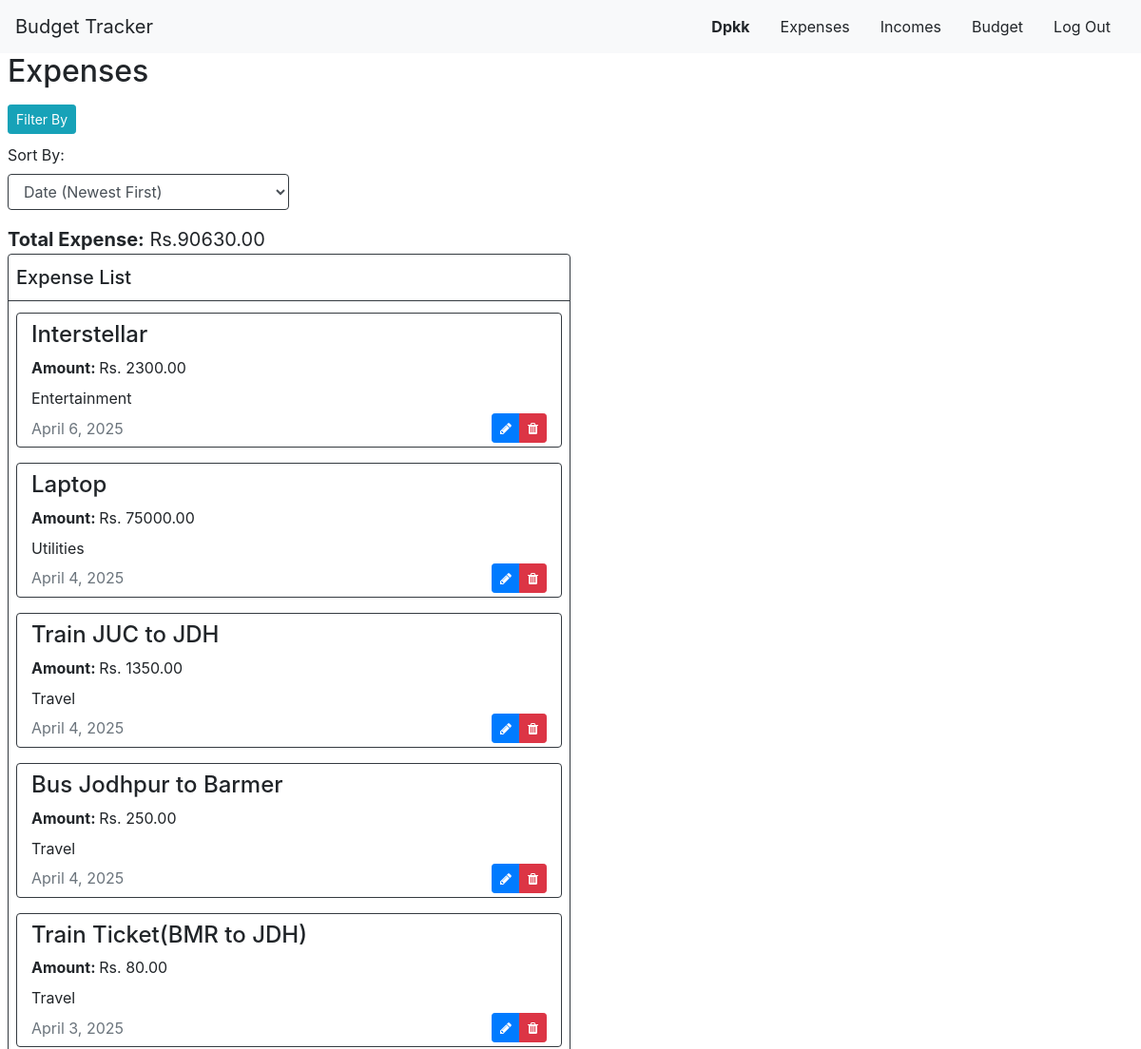
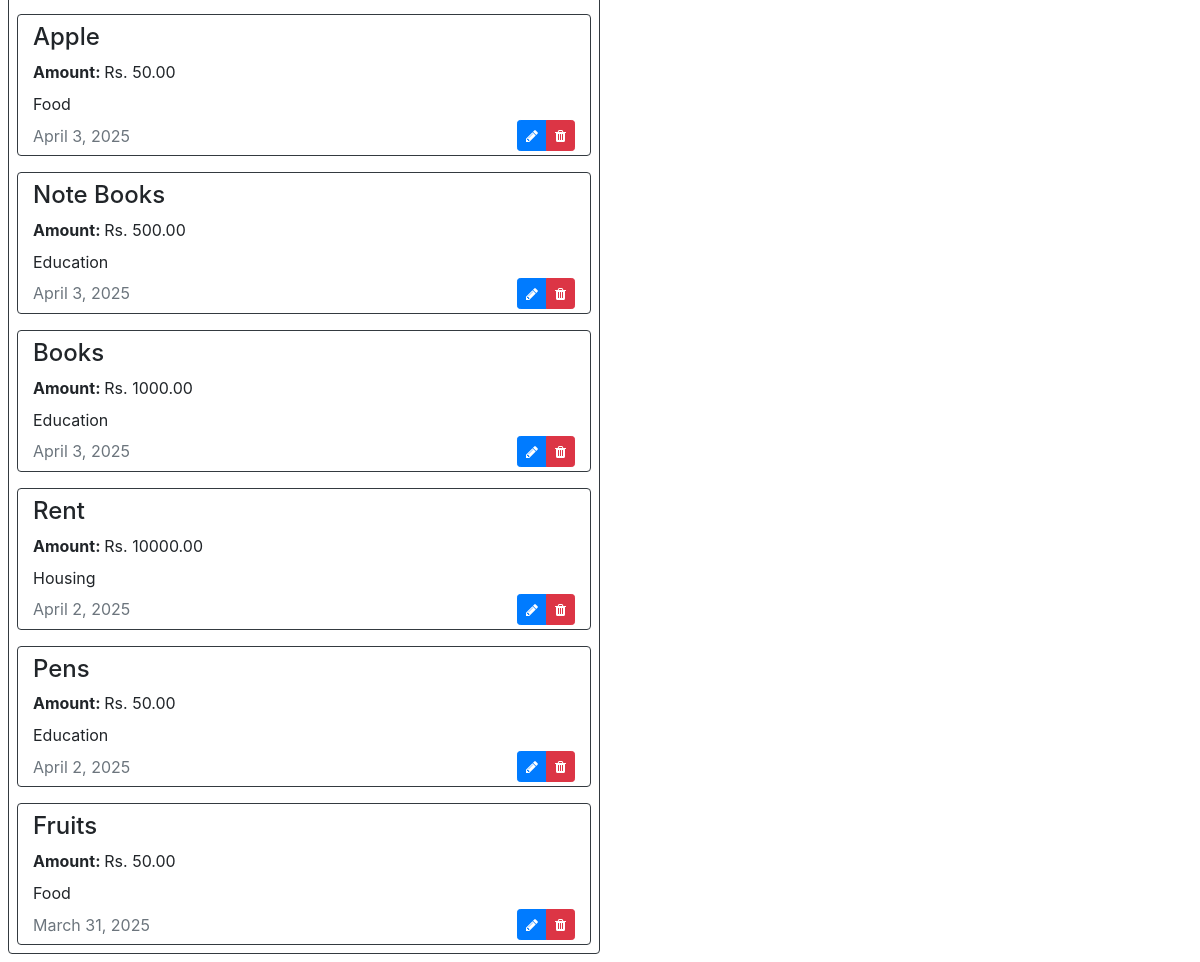
The page /expense (signed in) on the database its author committed (2 pictures, top to bottom).
### expense/models.py (models this page shows, shortened)
class User(AbstractUser):
    pass

class Expense(models.Model):
    user = models.ForeignKey(User, related_name="expenses", on_delete=models.CASCADE)
    name = models.CharField(max_length=100)
    amount = models.DecimalField(max_digits=10, decimal_places=2)
    date = models.DateField()
    category = models.ForeignKey(Category, related_name="expenses", on_delete=models.CASCADE, blank=True, null=True)
    time = models.TimeField(auto_now_add=True)

class Category(models.Model):
    title = models.CharField(max_length=100, unique=True)

### expense/views.py (the view)
# urls.py: path("", include("expense.urls")),
def expense(request):
    if not request.user.is_authenticated:
        return render(request, "expense/expense.html")
    expenses = Expense.objects.filter(user = request.user).order_by('-date', '-time')
    total_expense = 0
    for expense in expenses:
        total_expense += expense.amount
    categories = Category.objects.all()
    return render(request, "expense/expense.html", {
        "categories": categories,
        "expenses": expenses,
        "total_expense": total_expense
    })

### expense/templates/expense/expense.html (shortened to what this page needs)
{% extends "expense/layout.html" %}
{% block body %}
    <h2 class="ml-2">Expenses</h2>
    {% if user.is_authenticated %}
        <button id="filter-btn" class="ml-2 my-2 btn btn-sm btn-info">Filter By</button>
        <label class="ml-2" for="sort">Sort By:</label>
        <select id="sort" class="form-control border-dark col-lg-3 col-sm-6 col-md-5 col-12 ml-2 mb-3">
            <option value="date-desc">Date (Newest First)</option>
        </select>
        <div id="total_expense" class="ml-2" style="font-size: 20px;"><strong>Total Expense:</strong> Rs.{{ total_expense }}</div>
        <div class="expense-Lst row border border-dark rounded ml-2 mb-2 col-12 col-md-9 col-lg-6 p-0 pt-2">
            <div class="py-1 pl-2 mb-1 border-bottom border-dark title w-100"><h5>Expense List</h5></div>
            {% for expense in expenses %}
                <div class=" border border-dark rounded mx-2 my-2 w-100 expense">
                    <div class="col-12">
                        <h4 class="mt-2" >{{ expense.name }}</h4>
                        <b>Amount: </b>Rs. <a id="amt">{{expense.amount}}</a>
                        <div id="cat" class="mt-2">{{expense.category.title}}</div>
                        <div class="my-1 text-muted d-flex align-items-center justify-content-between">
                            <div id="date" class="flex-grow-1">{{expense.date}}</div>
                            <div class="btn-group" role="group" aria-label="Basic mixed styles example">
                                <button onclick="edit_expense(event, '{{ expense.id }}')" type="button" class="btn btn-sm btn-primary">
                                    <i class="fa fa-pencil"></i>
                                </button>
                                <button onclick="delete_expense(event, '{{ expense.id }}')" type="button" class="btn btn-sm btn-danger">
                                    <i class="fa fa-trash"></i>
                                </button>
                            </div>
                        </div>
                    </div>
                </div>
            {% empty %}
                <div class="ml-2 mb-2"> No Expenses. </div>
            {% endfor %}
        </div>
    {% else %}
        <a class="ml-2" href="{% url 'index' %}">Login Here</a>
    {% endif %}
{% endblock %}

### expense/templates/expense/layout.html (shortened to what this page needs)
{% load static %}
<!DOCTYPE html>
<html lang="en">
<head>
    <link rel="stylesheet" href="https://stackpath.bootstrapcdn.com/bootstrap/4.4.1/css/bootstrap.min.css">
    <link rel="stylesheet" href="https://cdnjs.cloudflare.com/ajax/libs/font-awesome/4.7.0/css/font-awesome.min.css">
    <link href="{% static 'expense/styles.css' %}" rel="stylesheet">
</head>
<body>
    <nav class="navbar navbar-expand bg-light w-100 d-flex justify-content-between align-items-center">
        <a class="navbar-brand me-3" href="{% url 'index' %}">Budget Tracker</a>
        <ul class="navbar-nav d-flex flex-row flex-nowrap overflow-auto">
            {% if user.is_authenticated %}
                <li class="nav-item px-2">
                    <a class="nav-link" href="{% url 'profile' %}"><strong>{{ user.username }}</strong></a>
                </li>
            {% endif %}
            <li class="nav-item px-2">
                <a class="nav-link" href="{% url 'expense' %}">Expenses</a>
            </li>
            <li class="nav-item px-2">
                <a class="nav-link" href="{% url 'income' %}">Incomes</a>
            </li>
            <li class="nav-item px-2">
                <a class="nav-link" href="{% url 'budget' %}">Budget</a>
            </li>
            {% if user.is_authenticated %}
                <li class="nav-item px-2">
                    <a class="nav-link" href="{% url 'logout' %}">Log&nbsp;Out</a>
                </li>
            {% endif %}
        </ul>
    </nav>
    <div class="body mr-2 pr-2">
        {% block body %}
        {% endblock %}
    </div>
</body>
</html>

### expense/static/expense/styles.css (style rules this page uses)
a { color: rgb(33, 37, 41); text-decoration: none; }

### rows shown on the page
User: username "Dpkk"
Expense: name "Interstellar", amount "2300.00", category "Entertainment", date "April 6, 2025"
Expense: name "Laptop", amount "75000.00", category "Utilities", date "April 4, 2025"
Expense: name "Train JUC to JDH", amount "1350.00", category "Travel", date "April 4, 2025"
Expense: name "Bus Jodhpur to Barmer", amount "250.00", category "Travel", date "April 4, 2025"
Expense: name "Train Ticket(BMR to JDH)", amount "80.00", category "Travel", date "April 3, 2025"
Expense: name "Apple", amount "50.00", category "Food", date "April 3, 2025"
Expense: name "Note Books", amount "500.00", category "Education", date "April 3, 2025"
Expense: name "Books", amount "1000.00", category "Education", date "April 3, 2025"
Expense: name "Rent", amount "10000.00", category "Housing", date "April 2, 2025"
Expense: name "Pens", amount "50.00", category "Education", date "April 2, 2025"
Expense: name "Fruits", amount "50.00", category "Food", date "March 31, 2025"

### other values the page prints
{{ total_expense }} "90630.00"
